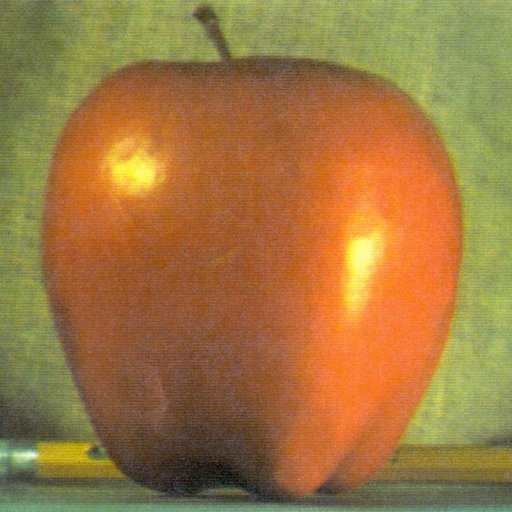
#> input picture Datasets/apple.jpg, 512 x 512 px, found by its file name
$ jupyter execute 06.Blurring.ipynb
#> lines starting #> are read from the running program, lines starting #| are printed output that depends on the picture
# Smoothing and Blurring Techniques

Smoothing and blurring are image processing techniques used to reduce noise, remove small details, and create a cleaner image. In OpenCV, these techniques are commonly applied as a preprocessing step before tasks such as edge detection, object recognition, and image segmentation.

Common blurring methods include:

* **Averaging Blur (`cv.blur`)**: Replaces each pixel value with the average of its neighboring pixels.
* **Gaussian Blur (`cv.GaussianBlur`)**: Uses a Gaussian kernel to produce a smoother and more natural blur effect.
* **Median Blur (`cv.medianBlur`)**: Replaces each pixel with the median value of its neighborhood, making it effective for removing salt-and-pepper noise.
* **Bilateral Filter (`cv.bilateralFilter`)**: Reduces noise while preserving important edges in the image.

These techniques help improve image quality and make subsequent computer vision operations more reliable.

[cell 1]
import cv2 as cv
import numpy as np
import matplotlib.pyplot as plt


img=cv.imread("../image/apple.jpg")
#> img is the input picture: shape (512, 512, 3); mean B, G, R 64.8, 119.7, 159.1

# averaging
blurred=cv.blur(img,(3,3))

plt.subplot(1,2,1)
plt.imshow(cv.cvtColor(img, cv.COLOR_BGR2RGB))
plt.title("Original")
plt.axis("off")

plt.subplot(1,2,2)
plt.imshow(cv.cvtColor(blurred, cv.COLOR_BGR2RGB))
plt.title("Averaging Blur (7x7)")
plt.axis("off")

plt.show()
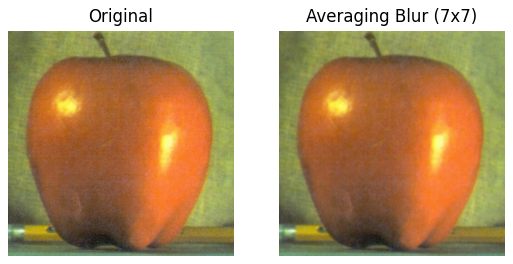
#> figure drawn by matplotlib, 2 panels

```TEXT
General guidelines
Use small kernels (3×3, 5×5) for slight noise reduction.
Use medium kernels (7×7, 9×9) when the image contains noticeable noise.
Use large kernels (15×15+) only when heavy smoothing is required.

**Gaussian Blur**

[cell 2]
# gaussian blur

gauss=cv.GaussianBlur(img,(3,3),0)

plt.subplot(1,2,1)
plt.imshow(cv.cvtColor(blurred, cv.COLOR_BGR2RGB))
plt.title("Averaging Blur (3x3)")
plt.axis("off")

plt.subplot(1,2,2)
plt.imshow(cv.cvtColor(gauss, cv.COLOR_BGR2RGB))
plt.title("Gaussian Blur (3x3)")
plt.axis("off")

plt.show()
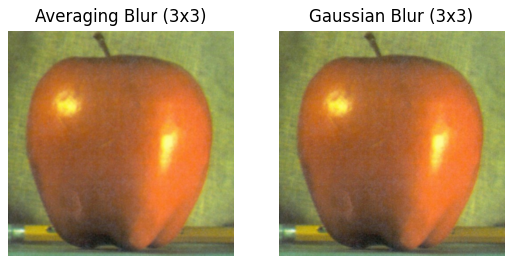
#> figure drawn by matplotlib, 2 panels

```TEXT
Averaging Blur → simple mean of neighbors → more uniform blur
Gaussian Blur → weighted average (center pixel matters more) → more natural smoothing

**Median Blur**

[cell 3]
med=cv.medianBlur(img,3)


plt.subplot(1,3,1)
plt.imshow(cv.cvtColor(blurred, cv.COLOR_BGR2RGB))
plt.title("Averaging Blur (3x3)")
plt.axis("off")

plt.subplot(1,3,2)
plt.imshow(cv.cvtColor(gauss, cv.COLOR_BGR2RGB))
plt.title("Gaussian Blur (3x3)")
plt.axis("off")


plt.subplot(1,3,3)
plt.imshow(cv.cvtColor(med, cv.COLOR_BGR2RGB))
plt.title("Median Blur (3x3)")
plt.axis("off")


plt.show()
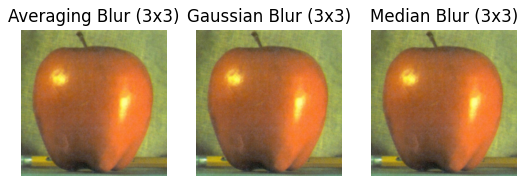
#> figure drawn by matplotlib, 3 panels

| Kernel | Effect                                  |
| ------ | --------------------------------------- |
| 3      | light noise removal                     |
| 5      | moderate smoothing                      |
| 7      | stronger noise removal                  |
| 9+     | very strong smoothing (may lose detail) |

**Bilateral filter**

```TEXT
Start with:
cv.bilateralFilter(img, 9, 75, 75)

Then adjust:

- Increase d → stronger effect (larger neighborhood)
  • 1–3   → very weak filtering
  • 5–9   → balanced smoothing (recommended range)
  • 11–15 → strong smoothing
  • -1    → auto-calculated by OpenCV

- Increase sigmaColor → more smoothing (less edge preservation)
  • Low: 1–25   → very sharp edges, minimal smoothing
  • Medium: 25–75 → balanced result (recommended range)
  • High: 75–150+ → strong smoothing, edges start fading

- Decrease sigmaColor → sharper edges

- Increase sigmaSpace → more spatial influence (smoother image)
  • 1–25   → local smoothing only
  • 25–75  → moderate smoothing
  • 75–150 → wide-area smoothing

[cell 4]
bilateral = cv.bilateralFilter(img, 9, 15, 15)

plt.subplot(1,4,1)
plt.imshow(cv.cvtColor(blurred, cv.COLOR_BGR2RGB))
plt.title("Averaging Blur (3x3)")
plt.axis("off")

plt.subplot(1,4,2)
plt.imshow(cv.cvtColor(gauss, cv.COLOR_BGR2RGB))
plt.title("Gaussian Blur (3x3)")
plt.axis("off")


plt.subplot(1,4,3)
plt.imshow(cv.cvtColor(med, cv.COLOR_BGR2RGB))
plt.title("Median Blur (3x3)")
plt.axis("off")


plt.subplot(1,4,4)
plt.imshow(cv.cvtColor(bilateral, cv.COLOR_BGR2RGB))
plt.title("Bilateral (3x3)")
plt.axis("off")

plt.tight_layout()
plt.rcParams['axes.titlesize'] = 9
plt.show()
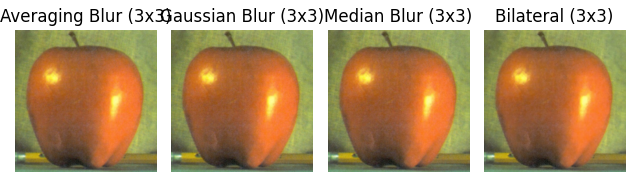
#> figure drawn by matplotlib, 4 panels
